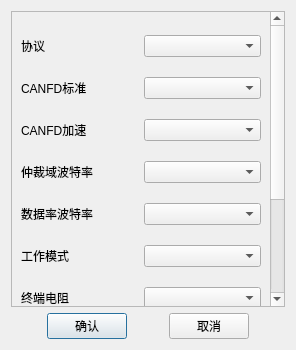
<?xml version="1.0" encoding="UTF-8"?>
<ui version="4.0">
 <class>InitCanDialog</class>
 <widget class="QDialog" name="InitCanDialog">
  <property name="geometry">
   <rect>
    <x>0</x>
    <y>0</y>
    <width>296</width>
    <height>350</height>
   </rect>
  </property>
  <property name="windowTitle">
   <string>CAN通道初始化</string>
  </property>
  <layout class="QVBoxLayout" name="verticalLayout">
   <item>
    <widget class="QScrollArea" name="scrollArea">
     <property name="widgetResizable">
      <bool>true</bool>
     </property>
     <widget class="QWidget" name="scrollAreaWidgetContents">
      <property name="geometry">
       <rect>
        <x>0</x>
        <y>0</y>
        <width>262</width>
        <height>450</height>
       </rect>
      </property>
      <property name="minimumSize">
       <size>
        <width>0</width>
        <height>450</height>
       </size>
      </property>
      <layout class="QVBoxLayout" name="verticalLayout_2">
       <item>
        <layout class="QHBoxLayout" name="horizontalLayout_2">
         <item>
          <widget class="QLabel" name="labProtocol">
           <property name="text">
            <string>协议</string>
           </property>
          </widget>
         </item>
         <item>
          <widget class="QComboBox" name="comboProtocol"/>
         </item>
        </layout>
       </item>
       <item>
        <layout class="QHBoxLayout" name="horizontalLayout_3">
         <item>
          <widget class="QLabel" name="labCanfdStandard">
           <property name="text">
            <string>CANFD标准</string>
           </property>
          </widget>
         </item>
         <item>
          <widget class="QComboBox" name="comboCanfdStandard"/>
         </item>
        </layout>
       </item>
       <item>
        <layout class="QHBoxLayout" name="horizontalLayout_4">
         <item>
          <widget class="QLabel" name="labCanfdSpeedUp">
           <property name="text">
            <string>CANFD加速</string>
           </property>
          </widget>
         </item>
         <item>
          <widget class="QComboBox" name="comboCanfdSpeedUp"/>
         </item>
        </layout>
       </item>
       <item>
        <layout class="QHBoxLayout" name="horizontalLayout_5">
         <item>
          <widget class="QLabel" name="labAbit">
           <property name="text">
            <string>仲裁域波特率</string>
           </property>
          </widget>
         </item>
         <item>
          <widget class="QComboBox" name="comboAbit"/>
         </item>
        </layout>
       </item>
       <item>
        <layout class="QHBoxLayout" name="horizontalLayout_6">
         <item>
          <widget class="QLabel" name="labDbit">
           <property name="text">
            <string>数据率波特率</string>
           </property>
          </widget>
         </item>
         <item>
          <widget class="QComboBox" name="comboDbit"/>
         </item>
        </layout>
       </item>
       <item>
        <layout class="QHBoxLayout" name="horizontalLayout_7">
         <item>
          <widget class="QLabel" name="labWorkMode">
           <property name="text">
            <string>工作模式</string>
           </property>
          </widget>
         </item>
         <item>
          <widget class="QComboBox" name="comboWorkMode"/>
         </item>
        </layout>
       </item>
       <item>
        <layout class="QHBoxLayout" name="horizontalLayout_8">
         <item>
          <widget class="QLabel" name="labResistance">
           <property name="text">
            <string>终端电阻</string>
           </property>
          </widget>
         </item>
         <item>
          <widget class="QComboBox" name="comboResistance"/>
         </item>
        </layout>
       </item>
       <item>
        <layout class="QHBoxLayout" name="horizontalLayout_9">
         <item>
          <widget class="QLabel" name="label_8">
           <property name="text">
            <string>上报总线利用率</string>
           </property>
          </widget>
         </item>
         <item>
          <widget class="QComboBox" name="comboBox_8"/>
         </item>
        </layout>
       </item>
       <item>
        <layout class="QHBoxLayout" name="horizontalLayout_10">
         <item>
          <widget class="QLabel" name="label_9">
           <property name="text">
            <string>总线利用周期(ms)</string>
           </property>
          </widget>
         </item>
         <item>
          <widget class="QComboBox" name="comboBox_9"/>
         </item>
        </layout>
       </item>
       <item>
        <layout class="QHBoxLayout" name="horizontalLayout_11">
         <item>
          <widget class="QLabel" name="label_10">
           <property name="text">
            <string>发送重试</string>
           </property>
          </widget>
         </item>
         <item>
          <widget class="QComboBox" name="comboBox_10"/>
         </item>
        </layout>
       </item>
      </layout>
     </widget>
    </widget>
   </item>
   <item>
    <layout class="QHBoxLayout" name="horizontalLayout">
     <item>
      <spacer name="horizontalSpacer_2">
       <property name="orientation">
        <enum>Qt::Horizontal</enum>
       </property>
       <property name="sizeHint" stdset="0">
        <size>
         <width>40</width>
         <height>20</height>
        </size>
       </property>
      </spacer>
     </item>
     <item>
      <widget class="QPushButton" name="btnOk">
       <property name="text">
        <string>确认</string>
       </property>
      </widget>
     </item>
     <item>
      <spacer name="horizontalSpacer">
       <property name="orientation">
        <enum>Qt::Horizontal</enum>
       </property>
       <property name="sizeHint" stdset="0">
        <size>
         <width>40</width>
         <height>20</height>
        </size>
       </property>
      </spacer>
     </item>
     <item>
      <widget class="QPushButton" name="btnCancel">
       <property name="text">
        <string>取消</string>
       </property>
      </widget>
     </item>
     <item>
      <spacer name="horizontalSpacer_3">
       <property name="orientation">
        <enum>Qt::Horizontal</enum>
       </property>
       <property name="sizeHint" stdset="0">
        <size>
         <width>40</width>
         <height>20</height>
        </size>
       </property>
      </spacer>
     </item>
    </layout>
   </item>
  </layout>
 </widget>
 <resources/>
 <connections/>
</ui>
